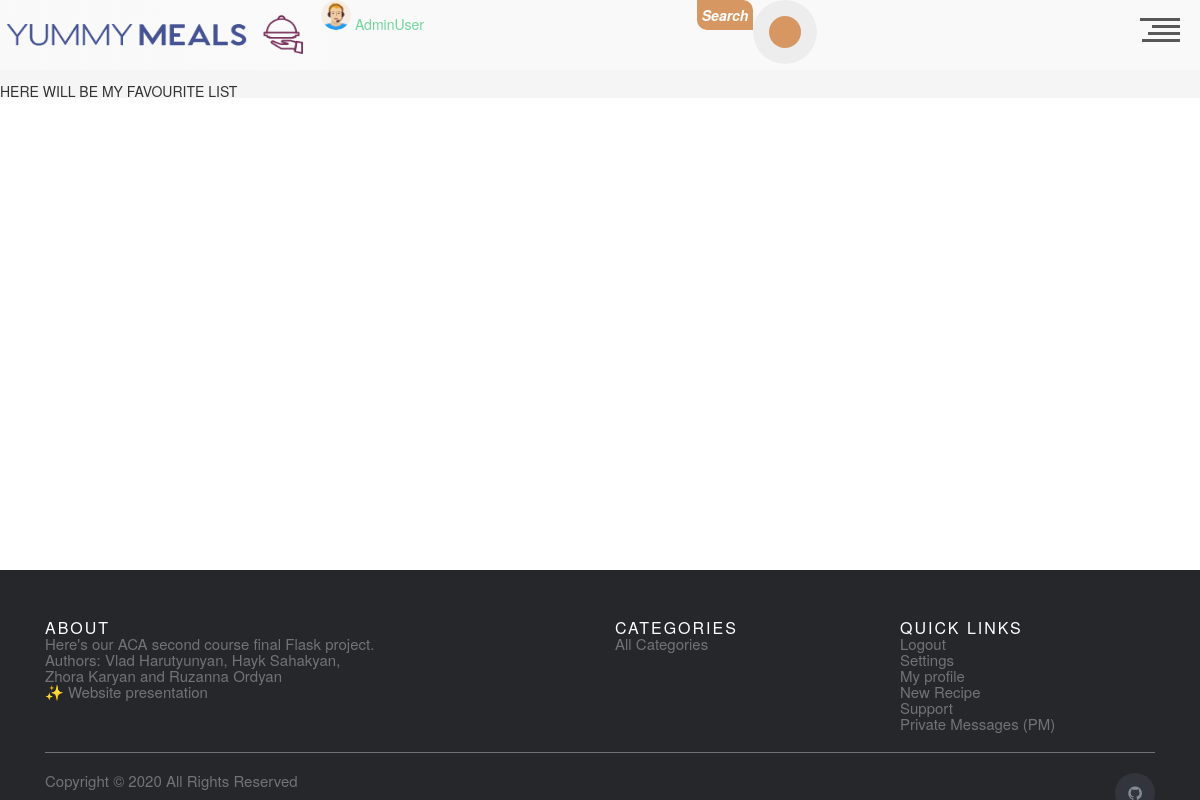
/user/favourites (signed in), run on the app's committed database.
### app/users/models.py (models this page shows, shortened)
class User(db.Model, UserMixin):
    __tablename__ = 'user'
    id = db.Column(db.Integer, primary_key=True)
    username = db.Column(db.String(20), unique=True, nullable=False)
    email = db.Column(db.String(120), unique=True, nullable=False)
    image_file = db.Column(
        db.String(20), nullable=False, default='default.png')
    password = db.Column(db.String(60), nullable=False)
    comment = db.relationship('UserComments', backref='author', lazy=True)
    is_admin = db.Column(db.Boolean, default=False)

### app/users/routes.py (the view)
@users_bp.route('/favourites', methods=['GET'])
@login_required
def favourites():
    return render_template('favourites.html')

### app/users/models.py (called while the page is built)
@login_manager.user_loader
def load_user(user_id):
    return User.query.get(int(user_id))

### app/users/templates/favourites.html
{% extends "base.html" %}
{% block content %}
    <br>
    <h1>HERE WILL BE MY FAVOURITE LIST</h1>
{% endblock content %}

### app/index/templates/header.html (shortened to what this page needs)
<link rel="stylesheet" href="{{url_for('index.static',filename='css/header.css') }}">
<header style="display:flex">
  <h1><a style="display:flex;" href="/"><img width="321" height="70", src="{{url_for('index.static' ,  filename='media/Logo2-1.png') }}" ></a></h1>
  <h1>
  {%if current_user.is_authenticated%}
  <img width="30" height="30", src="{{url_for('users.static' ,  filename='profile_pics/'+current_user.image_file) }}" alt="Avatar" class="avatar img-circle">
  	<a href="/user/user_profile/{{current_user.id}}">{{current_user.username}}  </a>
	{%endif%}
  </h1>
<div class="search-form">
<p class="head_search_txt">Search</p>
 <form  method = 'GET' action="{{url_for('meals.meal_search')}}">
    <button style = "outline:none;" class="head_search_btn" type = 'submit'></button>
  </form>
</div>
  <div id="nav-trigger" role="button">
    <div class="line l-01"></div>
    <div class="line l-02"></div>
    <div class="line l-03"></div>
    <div class="line l-04"></div>
  </div>
</header>

### app/index/static/css/base.css (style rules this page uses)
* { margin: 0; padding: 0; outline: none; box-sizing: border-box; }
body { background-color: #ededed; }

### app/index/static/css/header.css (style rules this page uses)
html, div, span, applet, object, iframe, h1, h2, h3, h4, h5, h6, p, blockquote, pre, a, abbr, acronym, address, big, cite, code, del, dfn, em, img, ins, kbd, q, s, samp, small, strike, strong, sub, sup, tt, var, b, u, i, center, dl, dt, dd, ol, ul, li, fieldset, form, label, legend, table, caption, tbody, tfoot, thead, tr, th, td, article, aside, canvas, details, embed, figure, figcaption, footer, header, hgroup, menu, nav, output, ruby, section, summary, time, mark, audio, video { margin: 0; padding: 0; border: 0; font-size: 100%; font: inherit; vertical-align: baseline; }
article, aside, details, figcaption, figure, footer, header, hgroup, menu, nav, section, main { display: block; }
body { line-height: 1; }
html * { -webkit-font-smoothing: antialiased; -moz-osx-font-smoothing: grayscale; }
*, *:after, *:before { -webkit-box-sizing: border-box; -moz-box-sizing: border-box; box-sizing: border-box; }
html, body { height: 100%; }
a { color: #72d69a; text-decoration: none; transition: color .2s ease-out; }
header { position: fixed; top: 0; left: 0; height: 50px; width: 100%; background: #f9f9f9; z-index: 3; -webkit-transform: translateZ(0); -webkit-backface-visibility: hidden; -webkit-transition-property: -webkit-transform; -moz-transition-property: -moz-transform; transition-property: transform; -webkit-transition-duration: 0.4s; -moz-transition-duration: 0.4s; transition-duration: 0.4s; }
@media only screen and (min-width: 768px) { header { height: 70px; } }
#nav-trigger { position: absolute; margin: 10px 10px 0 0; top: auto; right: auto; width: 40px; height: 40px; cursor: pointer; text-align: right; float: right; -moz-transform: rotate(180deg); -webkit-transform: rotate(180deg); -o-transform: rotate(180deg); transform: rotate(180deg); -moz-transition: all 0.4s cubic-bezier(0.19, 1, 0.22, 1); -webkit-transition: all 0.4s cubic-bezier(0.19, 1, 0.22, 1); -o-transition: all 0.4s cubic-bezier(0.19, 1, 0.22, 1); transition: all 0.4s cubic-bezier(0.19, 1, 0.22, 1); right: 10px; top: -8px; }
#nav-trigger .line { height: 3px; width: 100%; margin-bottom: 4px; background: #585858; -moz-transition: all 0.4s cubic-bezier(0.19, 1, 0.22, 1); -webkit-transition: all 0.4s cubic-bezier(0.19, 1, 0.22, 1); -o-transition: all 0.4s cubic-bezier(0.19, 1, 0.22, 1); transition: all 0.4s cubic-bezier(0.19, 1, 0.22, 1); }
#nav-trigger .line.l-01 { width: 95%; }
#nav-trigger .line.l-02 { width: 80%; }
#nav-trigger .line.l-03 { width: 70%; }
#nav-trigger .line.l-04 { width: 100%; }
* { outline: none; border: none; padding: 0; }
.search-form { position: relative; margin: 0 auto 0; width: 300px; display: flex; }
.head_search_txt { background: #d69762; color: #fff; width: 56px; display: flex; text-align: center; font-weight: 600; justify-content: center; align-items: center; height: 30px; border-radius: 0px 10px 0px 10px; font-style: italic; }
.search-form:before { content: ' '; position: absolute; left: 70px; top: 14px; width: 2px; height: 36px; transform: scale(0); z-index: 1; background: #d69762; transition: all 0.5s cubic-bezier(.87, -.41, .19, 1.44); }
.head_search_btn { background: #ededed; position: absolute; height: 100%; border-radius: 50%; width: 64px; height: 64px; transition: all 0.5s cubic-bezier(.87, -.41, .19, 1.44); }
.head_search_btn:after { content: ' '; position: absolute; width: 32px; height: 32px; left: 0; right: 0; transform: translateY(-50%); margin: 0 auto; background: #d69762; border-radius: 50%; }
.head_search_btn:before { content: ' '; position: absolute; width: 24px; height: 24px; left: 0; right: 0; top: 20px; transform: scale(0); transform-origin: left top; margin: 0 auto; background: #ededed; border-radius: 50%; z-index: 1; transition: all 0.8s ease; }

### data on the page
User: image_file (picture), username "AdminUser"
